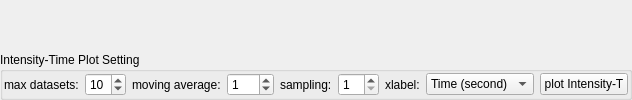
       <widget class="QWidget" name="tab_4">
        <attribute name="title">
         <string>Intensity-Time</string>
        </attribute>
        <layout class="QGridLayout" name="gridLayout_27">
         <property name="leftMargin">
          <number>0</number>
         </property>
         <property name="topMargin">
          <number>0</number>
         </property>
         <property name="rightMargin">
          <number>0</number>
         </property>
         <property name="bottomMargin">
          <number>0</number>
         </property>
         <item row="0" column="0" colspan="3">
          <widget class="GraphicsLayoutWidget" name="pg_intt" native="true">
           <property name="sizePolicy">
            <sizepolicy hsizetype="Preferred" vsizetype="Expanding">
             <horstretch>0</horstretch>
             <verstretch>0</verstretch>
            </sizepolicy>
           </property>
          </widget>
         </item>
         <item row="1" column="0" colspan="3">
          <widget class="QGroupBox" name="groupBox_7">
           <property name="minimumSize">
            <size>
             <width>0</width>
             <height>0</height>
            </size>
           </property>
           <property name="title">
            <string>Intensity-Time Plot Setting</string>
           </property>
           <layout class="QGridLayout" name="gridLayout_18">
            <property name="leftMargin">
             <number>1</number>
            </property>
            <property name="topMargin">
             <number>1</number>
            </property>
            <property name="rightMargin">
             <number>1</number>
            </property>
            <property name="bottomMargin">
             <number>1</number>
            </property>
            <item row="0" column="0">
             <widget class="QLabel" name="label_9">
              <property name="text">
               <string>max datasets:</string>
              </property>
             </widget>
            </item>
            <item row="0" column="1">
             <widget class="QSpinBox" name="sb_intt_max">
              <property name="value">
               <number>10</number>
              </property>
             </widget>
            </item>
            <item row="0" column="2">
             <widget class="QLabel" name="label_31">
              <property name="text">
               <string>moving average:</string>
              </property>
             </widget>
            </item>
            <item row="0" column="3">
             <widget class="QSpinBox" name="sb_window">
              <property name="maximum">
               <number>999</number>
              </property>
              <property name="value">
               <number>1</number>
              </property>
             </widget>
            </item>
            <item row="0" column="4">
             <widget class="QLabel" name="label_11">
              <property name="text">
               <string>sampling:</string>
              </property>
             </widget>
            </item>
            <item row="0" column="5">
             <widget class="QSpinBox" name="sb_intt_sampling">
              <property name="minimum">
               <number>1</number>
              </property>
              <property name="value">
               <number>1</number>
              </property>
             </widget>
            </item>
            <item row="0" column="6">
             <widget class="QLabel" name="label_34">
              <property name="text">
               <string>xlabel:</string>
              </property>
             </widget>
            </item>
            <item row="0" column="7">
             <widget class="QComboBox" name="intt_xlabel">
              <item>
               <property name="text">
                <string>Time (second)</string>
               </property>
              </item>
              <item>
               <property name="text">
                <string>Frame Index</string>
               </property>
              </item>
             </widget>
            </item>
            <item row="0" column="8">
             <widget class="QPushButton" name="pushButton_plot_intt">
              <property name="text">
               <string>plot Intensity-T</string>
              </property>
             </widget>
            </item>
           </layout>
          </widget>
         </item>
        </layout>
       </widget>
